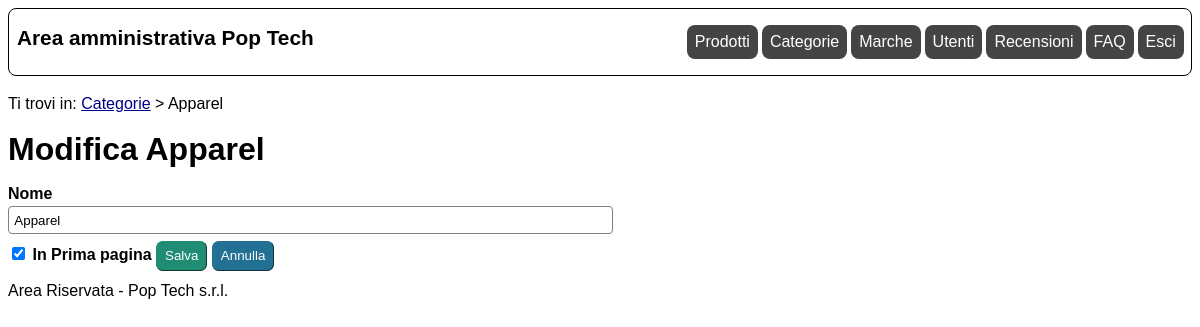
/admin/categoria.php?id=2 (signed in), run on an earlier commit of the app's database.
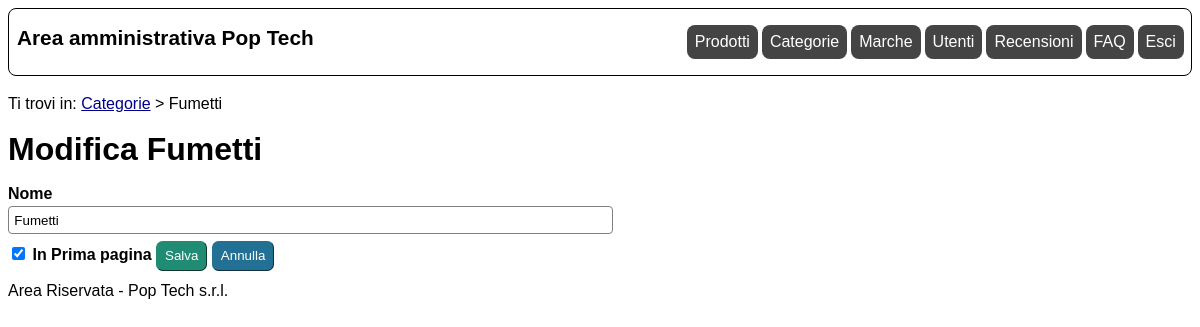
And on a later commit of the database.
### tables this page shows
CREATE TABLE `categoria` (
  `ID` int(11) UNSIGNED NOT NULL,
  `nome` varchar(100) NOT NULL,
  `inPrimaPagina` tinyint(1) NOT NULL
);

### includes/connection.php (called while the page is built, shortened)
<?php
class DBAccess{
    private $connection;
    public function open_connection(){
        $this->connection = mysqli_connect(DBAccess::HOST_DB, DBAccess::USERNAME, DBAccess::PASSWORD, DBAccess::DATABASE_NAME);
        if(mysqli_connect_errno()) {
            echo "Errore di connessione al database: " . mysqli_connect_error();
            return false;
        }
        else{
            return true;
        }
    }
    public function exec_select_query($query){
        $res = mysqli_query($this->connection, $query) or die("Errore DB: ".mysqli_error($this->connection));
        if(mysqli_num_rows($res)==0){
            return array();
        }else{
            $resArray = array();
            while($row = mysqli_fetch_assoc($res)){
                array_push($resArray,$row);
            }
            return $resArray;
        }
    }
}
?>

### admin/categoria.php (the view, shortened to what this page needs)
<?php
    require_once "../includes/connection.php";
    require_once "../includes/utilities.php";
    $template = file_get_contents('layouts/layout.html');
    $form     = file_get_contents('layouts/categoria.html');
    $title = "Pop Tech";
    $breadcrumbs = '<p>Ti trovi in: <a href="categorie.php">Categorie</a> > Nuova Categoria</p>';
    if(!isLoggedIn(true)){
        $content = '<p class="message errorMsg">Attenzione non disponi dei privilegi necessari per accede a questa pagina.</p>';
        }else{
        $content = "<h1>Nuova Categoria</h1>";
        $connection = new DBAccess();
        $id   = '';
        $nome = '';
        $errorsStr = '';
        if($connection->open_connection()){
            if(isset($_POST['submit'])){
                $errors = [];
                $query = "";
                $action = 'inserita';
                $nome          = sanitize($_POST['nome'],"");
                $inPrimaPagina = intval(sanitize($_POST['inPrimaPagina'],""));
                if(strlen($nome)<=1){
                    array_push($errors,'<p class="message errorMsg">Inserire un nome con almeno due caratteri.</p>');
                }
                if(count($errors)==0){
                    if(isset($_POST['id']) && intval($_POST['id'])!=0){
                        $id   = intval(sanitize($_POST['id'],""));
                        $query = "UPDATE categoria SET nome='$nome', inPrimaPagina='$inPrimaPagina' WHERE id=$id";
                        $action = 'modificata';
                    }else{
                        $query = "INSERT INTO categoria(nome,inPrimaPagina) VALUES ('$nome','$inPrimaPagina')";
                    }
                    $queryOK = $connection->exec_alter_query($query);
                    if($queryOK){
                        $content .= '<p class="message successMsg">Categoria '.$action.' con successo</p>';
                    }else{
                        $content .= '<p class="message errorMsg">Errore durante l\'inserimento. Contatta il supporto tecnico.</p>';
                    }
                }else{
                    $errorsStr = '<ul>';
                    foreach($errors as $error){
                        $errorsStr .= '<li>'.$error.'</li>';
                    }
                    $errorsStr .= '<ul>';
                    $form = str_replace('{{id}}',$id,$form);
                    $form = str_replace('{{nome}}',$nome,$form);
                    $form = str_replace('{{errors}}',$errorsStr,$form);
                    $content .= $form;
                }
            }else{
                if(isset($_GET['id']) && intval($_GET['id'])!=0){
                    $id = intval(sanitize($_GET['id'],""));
                    $categories = $connection->exec_select_query('SELECT * FROM categoria WHERE id='.$id.';');
                    if(isset($categories[0])){
                        $category = $categories[0];
                        $content = "<h1>Modifica ".parse_lang($category['nome'])."</h1>";
                        $breadcrumbs = '<p>Ti trovi in: <a href="categorie.php">Categorie</a> > '.parse_lang($category['nome']).'</p>';
                        $nome    = $category['nome'];
                        $checked = ($category['inPrimaPagina']==1)?'checked':'';
                    }else{
                    }
                }
                $form = str_replace('{{id}}',$id,$form);
                $form = str_replace('{{errors}}',$errorsStr,$form);
                $form = str_replace('{{nome}}',$nome,$form);
                $form = str_replace('{{checked}}',$checked,$form);
                $content .= $form;
            }
        }else{
            $content .= '<p>I sistemi sono momentaneamente fuori servizio. Ci scusiamo per il disagio.</p>';
        }
    }
    $menu = get_admin_menu();
    $template = str_replace('{{menu}}',$menu,$template);
    $template = str_replace('{{title}}',$title,$template);
    $template = str_replace('{{breadcrumbs}}',$breadcrumbs,$template);
    $template = str_replace('{{content}}',$content,$template);
    echo $template;
?>

What changed in the data, as far as the page shows it:
changed categoria: nome "Apparel" → "Fumetti"
